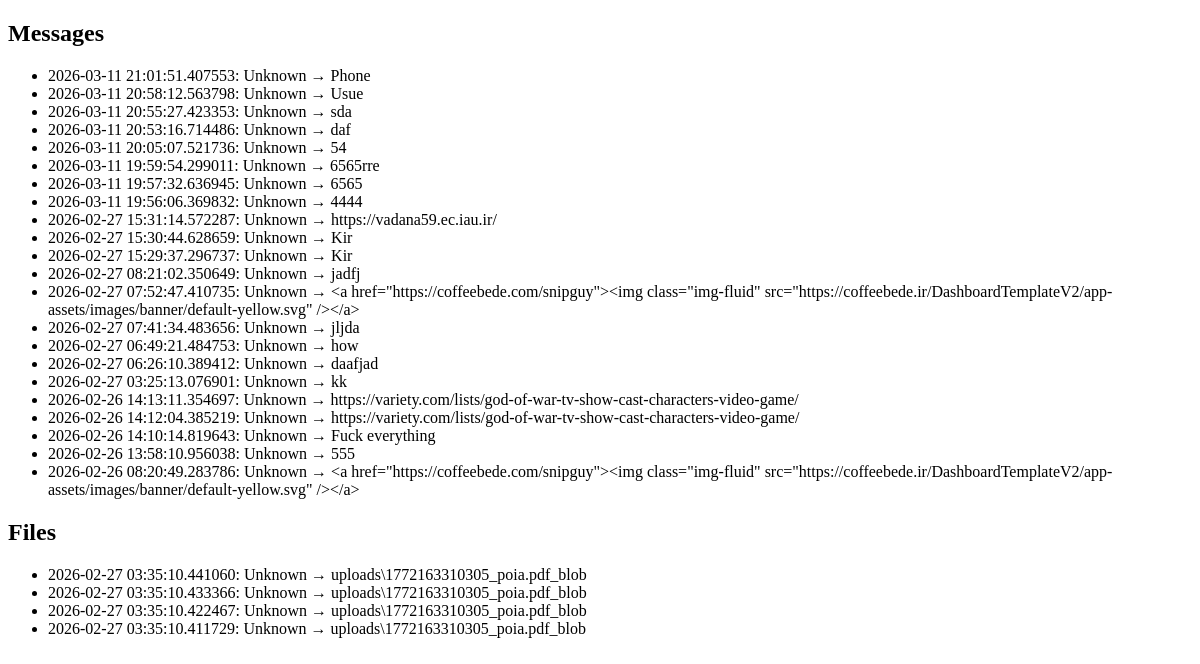
Page /history on the earlier database version.
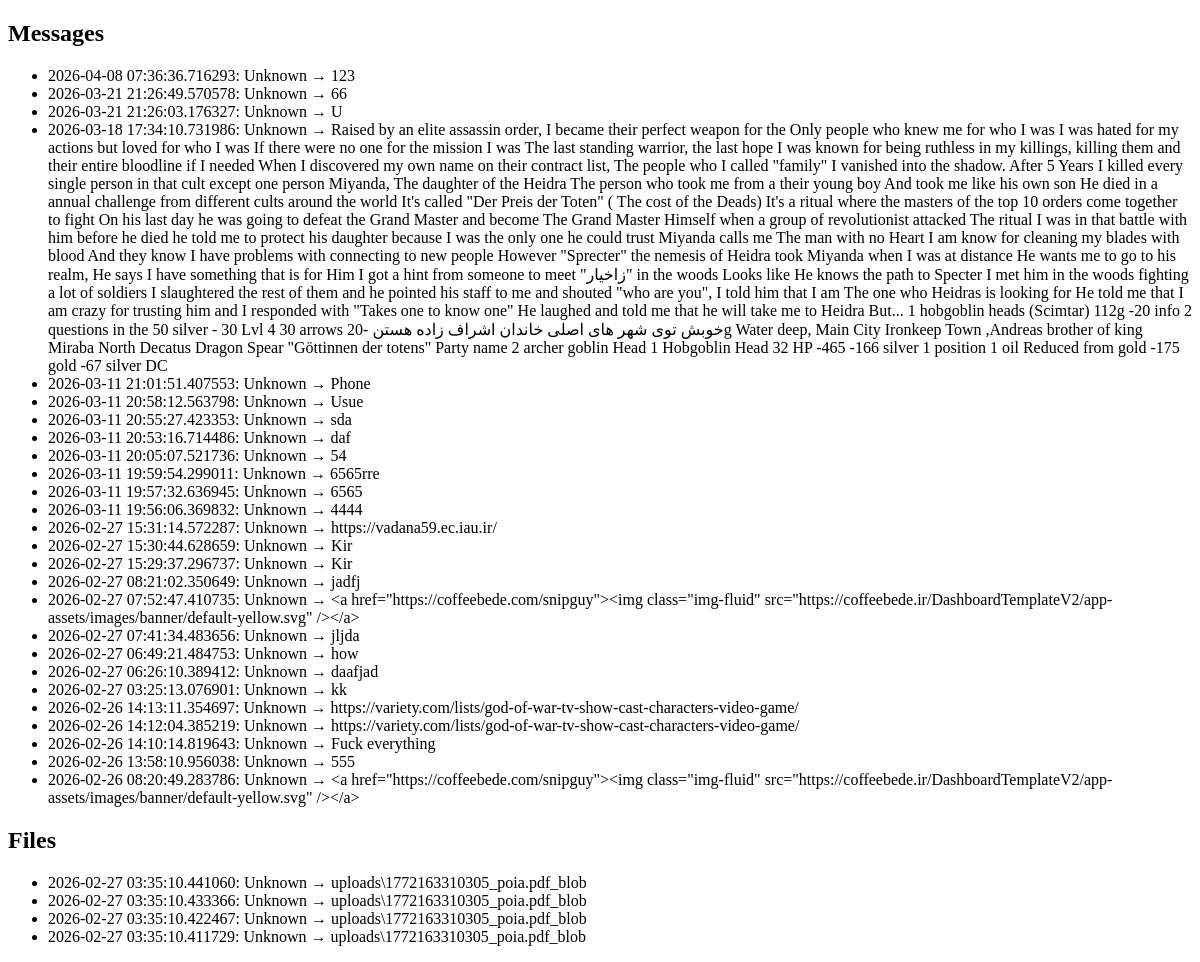
Same page on the later database version.
### main.py (models this page shows)
class Message(db.Model):
    id = db.Column(db.Integer, primary_key=True)
    content = db.Column(db.String, nullable=False)
    sender = db.Column(db.String, nullable=False)
    timestamp = db.Column(db.DateTime, default=datetime.datetime.utcnow)

class UploadHistory(db.Model):
    id = db.Column(db.Integer, primary_key=True)
    filename = db.Column(db.String, nullable=False)
    sender = db.Column(db.String, nullable=False)
    timestamp = db.Column(db.DateTime, default=datetime.datetime.utcnow)

### main.py (the view)
@app.route("/history")
def show_history():
    messages = Message.query.order_by(Message.timestamp.desc()).all()
    uploads = UploadHistory.query.order_by(UploadHistory.timestamp.desc()).all()
    return render_template("history.html", messages=messages, uploads=uploads)

### main.py (called while the page is built)
@app.before_request
def capture_user_agent():
    ua = request.headers.get("User-Agent")
    print("Connected device UA:", ua)
    device = session.get("device_name", "Unknown Device")

### templates/history.html
<!DOCTYPE html>
<html>
<head><title>History</title></head>
<body>
<h2>Messages</h2>
<ul>
  {% for msg in messages %}
    <li>{{msg.timestamp}}: {{ msg.sender }} → {{ msg.content }}</li>
  {% endfor %}
</ul>
<h2>Files</h2>
<ul>
  {% for up in uploads %}
    <li>{{up.timestamp}}: {{ up.sender }} → {{ up.filename }}</li>
  {% endfor %}
</ul>
</body>
</html>

Differences in the rows shown:
added Message: timestamp "2026-04-08 07:36:36.716293", sender "Unknown", content "123"
added Message: timestamp "2026-03-21 21:26:49.570578", sender "Unknown", content "66"
added Message: timestamp "2026-03-21 21:26:03.176327", sender "Unknown", content "U"
added Message: timestamp "2026-03-18 17:34:10.731986", sender "Unknown", content "Raised by an elite assassin order, I became their perfect weapon for the Only people who knew me for who I was I was hated for my actions but loved for who I was If there were no one for the mission I was The last standing warrior, the last hope I was known for being ruthless in my killings, killing them and their entire bloodline if I needed When I discovered my own name on their contract list, The people who I called \"family\" I vanished into the shadow. After 5 Years I killed every single person in that cult except one person Miyanda, The daughter of the Heidra The person who took me from a their young boy And took me like his own son He died in a annual challenge from different cults…"
